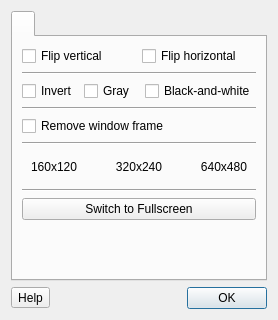
<?xml version="1.0" encoding="UTF-8"?>
<ui version="4.0">
 <class>cameraSettingsDialog</class>
 <widget class="QDialog" name="cameraSettingsDialog">
  <property name="geometry">
   <rect>
    <x>0</x>
    <y>0</y>
    <width>278</width>
    <height>320</height>
   </rect>
  </property>
  <property name="windowTitle">
   <string>Dialog</string>
  </property>
  <layout class="QVBoxLayout" name="verticalLayout">
   <item>
    <widget class="QTabWidget" name="tabWidget">
     <property name="currentIndex">
      <number>0</number>
     </property>
     <property name="iconSize">
      <size>
       <width>48</width>
       <height>48</height>
      </size>
     </property>
     <widget class="QWidget" name="tab">
      <attribute name="title">
       <string notr="true"/>
      </attribute>
      <layout class="QVBoxLayout" name="verticalLayout_2">
       <item>
        <layout class="QHBoxLayout" name="horizontalLayout_12">
         <item>
          <widget class="QCheckBox" name="checkBoxCameraMirrorVertical">
           <property name="text">
            <string>Flip vertical</string>
           </property>
          </widget>
         </item>
         <item>
          <widget class="QCheckBox" name="checkBoxCameraMirrorHorizontal">
           <property name="text">
            <string>Flip horizontal</string>
           </property>
          </widget>
         </item>
        </layout>
       </item>
       <item>
        <widget class="Line" name="line_1">
         <property name="orientation">
          <enum>Qt::Horizontal</enum>
         </property>
        </widget>
       </item>
       <item>
        <layout class="QHBoxLayout" name="horizontalLayout_14">
         <item>
          <widget class="QCheckBox" name="checkBoxCameraInvert">
           <property name="text">
            <string>Invert</string>
           </property>
          </widget>
         </item>
         <item>
          <widget class="QCheckBox" name="checkBoxCameraGray">
           <property name="text">
            <string>Gray</string>
           </property>
          </widget>
         </item>
         <item>
          <widget class="QCheckBox" name="checkBoxCameraMono">
           <property name="text">
            <string>Black-and-white</string>
           </property>
          </widget>
         </item>
        </layout>
       </item>
       <item>
        <widget class="Line" name="line_2">
         <property name="orientation">
          <enum>Qt::Horizontal</enum>
         </property>
        </widget>
       </item>
       <item>
        <layout class="QHBoxLayout" name="horizontalLayout_42">
         <item>
          <widget class="QCheckBox" name="checkBoxCameraWindowFrame">
           <property name="text">
            <string>Remove window frame</string>
           </property>
          </widget>
         </item>
        </layout>
       </item>
       <item>
        <widget class="Line" name="line_3">
         <property name="orientation">
          <enum>Qt::Horizontal</enum>
         </property>
        </widget>
       </item>
       <item>
        <widget class="QWidget" name="widgetCameraWindowSize" native="true">
         <layout class="QVBoxLayout" name="verticalLayout_3">
          <property name="spacing">
           <number>0</number>
          </property>
          <item>
           <layout class="QHBoxLayout" name="horizontalLayout_44">
            <item>
             <widget class="QLabel" name="label_24">
              <property name="text">
               <string>160x120</string>
              </property>
             </widget>
            </item>
            <item>
             <widget class="QLabel" name="label_25">
              <property name="text">
               <string>320x240</string>
              </property>
              <property name="alignment">
               <set>Qt::AlignCenter</set>
              </property>
             </widget>
            </item>
            <item>
             <widget class="QLabel" name="label_26">
              <property name="text">
               <string>640x480</string>
              </property>
              <property name="alignment">
               <set>Qt::AlignRight|Qt::AlignTrailing|Qt::AlignVCenter</set>
              </property>
             </widget>
            </item>
           </layout>
          </item>
         </layout>
        </widget>
       </item>
       <item>
        <widget class="Line" name="line">
         <property name="orientation">
          <enum>Qt::Horizontal</enum>
         </property>
        </widget>
       </item>
       <item>
        <widget class="QPushButton" name="pushButtonSwitchToFullscreen">
         <property name="text">
          <string notr="true">Switch to Fullscreen</string>
         </property>
        </widget>
       </item>
       <item>
        <spacer name="verticalSpacer">
         <property name="orientation">
          <enum>Qt::Vertical</enum>
         </property>
         <property name="sizeHint" stdset="0">
          <size>
           <width>20</width>
           <height>40</height>
          </size>
         </property>
        </spacer>
       </item>
      </layout>
     </widget>
    </widget>
   </item>
   <item>
    <layout class="QHBoxLayout" name="horizontalLayout">
     <item>
      <widget class="QToolButton" name="help_camera_windowsize">
       <property name="text">
        <string notr="true">Help</string>
       </property>
      </widget>
     </item>
     <item>
      <widget class="QDialogButtonBox" name="buttonBox">
       <property name="standardButtons">
        <set>QDialogButtonBox::Ok</set>
       </property>
      </widget>
     </item>
    </layout>
   </item>
  </layout>
 </widget>
 <resources/>
 <connections/>
</ui>
